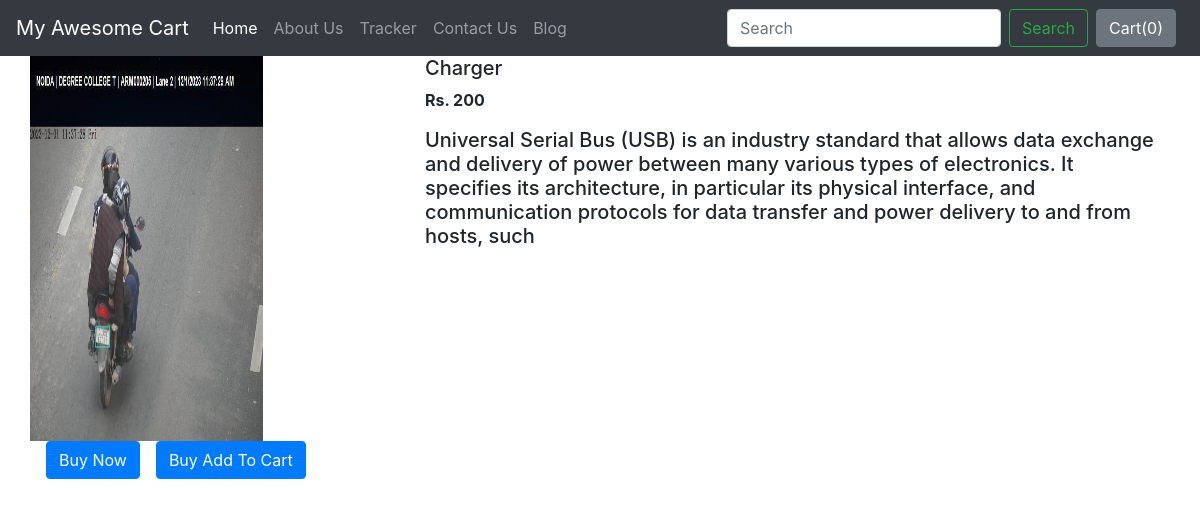
/shop/products/18, run on the app's committed database.
### shop/models.py (models this page shows)
class Product(models.Model):
    product_id=models.AutoField
    product_name=models.CharField(max_length=50)
    category=models.CharField(max_length=50,default="")
    subcategory=models.CharField(max_length=50,default="")
    price=models.IntegerField(default=0)
    desc=models.CharField(max_length=300)
    pub_date=models.DateField()
    image=models.ImageField(upload_to="shop/images",default="")
    def __str__(self):
        return self.product_name

### shop/views.py (the view)
# urls.py: path('products/<int:myid>', views.productview,name="ProductView"),
def productview(request,myid):
    product=Product.objects.filter(id=myid)
    print(product)
    return render(request,"shop/productview.html",{'product':product[0]})

### shop/templates/shop/productview.html (shortened to what this page needs)
{% extends 'shop/basic.html' %}
{% block body %}
<div class="container">
    <div class="row">
    <div class="col-md-4">
        <div class="row">
            <img src="/media/{{product.image}}" width="233px" height="385px" alt="">
        </div>
        <div class="row">
            <button class="btn btn-primary mx-3">Buy Now</button>
            <button class="btn btn-primary ">Buy Add To Cart</button>
        </div>
    </div>
    <div class="col-md-8">
        <h5>{{product.product_name}}</h5>
        <p><b>Rs. {{product.price}}</b></p>
        <h5>{{product.desc}}</h5>
    </div>
    </div>
</div>
{% endblock %}

### data on the page
Product: image (picture), product_name "Charger", price "200", desc "Universal Serial Bus (USB) is an industry standard that allows data exchange and delivery of power between many various types of electronics. It specifies its architecture, in particular its physical interface, and communication protocols for data transfer and power delivery to and from hosts, such"
